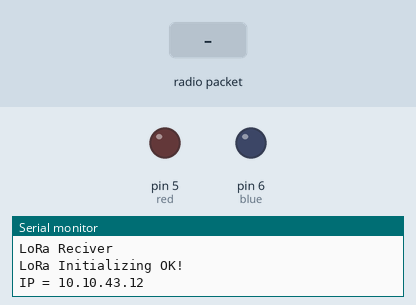
Bench run of a sketch on a simulated Arduino Uno, built for the host (arithmetic inside an expression is 32-bit, double 64-bit). Parts: output pins drawn as LEDs (lit = HIGH), the last lines printed to the serial monitor. The inputs (shaded band) are chosen by the test bench. WiFi joins after 1.5 s; servers stay silent unless stated; uploads are accepted with an empty reply; no radio packets arrive unless stated.

Above: at 1.2 s.
1.3 s: radio packet "a" arrives
At 3.5 s:
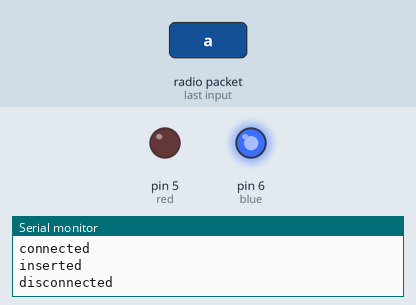
3.8 s: radio packet "b" arrives
Timing chart, 0 to 11.5 s (numbered marks = the images above; inputs shaded):
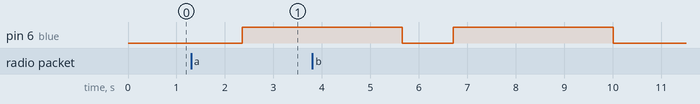

The sketch:

reciver_lora_with_ethernet.ino
```cpp
//this id done by gowthamg212@gmail.com
#include <SPI.h>
#include <LoRa.h>
#define ss 3
#define rst 9
#define dio0 2
String b1, b2, b3, b4, b5, b6, b7, b8, b9, b10;
int b11, b21, b31, b41, b51, b61, b71, b81, b91;
#include <Ethernet.h>
byte mac[] = { 0xAE, 0xAD, 0xDE, 0xEF, 0xEE, 0xED };
IPAddress dnServer(192, 168, 30, 202);
// the router's gateway address:
IPAddress gateway(10, 10, 40, 1);
// the subnet:
IPAddress subnet(255, 255, 252, 0);
IPAddress ip(10, 10, 43, 12);
byte serv[] = {121, 200, 55, 62} ; //Enter the IPv4 address //outer ip bit
//byte serv[] = {172, 16, 5, 233} ; //Enter the IPv4 address // inner ip bit
//byte serv[] = {10, 10, 110, 32} ; //Enter the IPv4 address // local host
EthernetClient cliente;
int counter = 0;
void(* resetFunc) (void) = 0;
void setup() {
  Serial.begin(9600);
  pinMode(5, OUTPUT); //red
  pinMode(6, OUTPUT); //blue

  while (!Serial);
  Serial.println("LoRa Reciver");

  //setup LoRa transceiver module
  LoRa.setPins(ss, rst, dio0);

  //replace the LoRa.begin(---E-) argument with your location's frequency
  //433E6 for Asia
  //866E6 for Europe
  //915E6 for North America
  while (!LoRa.begin(867E6)) {
    Serial.println(".");
    delay(500);
  }
  // Change sync word (0xF3) to match the receiver
  // The sync word assures you don't get LoRa messages from other LoRa transceivers
  // ranges from 0-0xFF
  LoRa.setTxPower(14, 148);
  LoRa.setSpreadingFactor(9);
  LoRa.setSignalBandwidth(125E3);
  LoRa.setCodingRate4(8);
  LoRa.setPreambleLength(8);
  LoRa.setSyncWord(0xF3);
  Serial.println("LoRa Initializing OK!");
  Ethernet.begin(mac, ip, dnServer, gateway);
  //Ethernet.begin(mac);
  //  //print out the IP address
  Serial.print("IP = ");
  Serial.println(Ethernet.localIP());
}

void loop() {
  int packetSize = LoRa.parsePacket();
digitalWrite(6, LOW); //blue
  if (packetSize) {
    // received a packet
    Serial.println("Received packet '");

    // read packet
    while (LoRa.available()) {
      String a = LoRa.readString();
      int a1 = a.indexOf("a");
      int a2 = a.indexOf("b");
      int a3 = a.indexOf("c");
      int a4 = a.indexOf("d");
      int a5 = a.indexOf("e");
      int a6 = a.indexOf("f");
      int a7 = a.indexOf("g");
      int a8 = a.indexOf("h");
      int a9 = a.indexOf("i");
      int a10 = a.indexOf("j");
      int a11 = a.indexOf("k");
      int a12 = a.indexOf("l");
      int a13 = a.indexOf("m");
      int a14 = a.indexOf("n");
      int a15 = a.indexOf("o");
      int a16 = a.indexOf("p");
      int a17 = a.indexOf("q");
      int a18 = a.indexOf("r");
      int a19 = a.indexOf("s");
      int a20 = a.indexOf("t");


      b1 = a.substring(a1 + 1, a2);
      b2 = a.substring(a3 + 1, a4);
      b3 = a.substring(a5 + 1, a6);
      b4 = a.substring(a7 + 1, a8);
      b5 = a.substring(a9 + 1, a10);
      b6 = a.substring(a11 + 1, a12);
      b7 = a.substring(a13 + 1, a14);
      b8 = a.substring(a15 + 1, a16);
      b9 = a.substring(a17 + 1, a18);
      b10 = a.substring(a19 + 1, a20);

      Serial.print("pt100 = ");
      Serial.println(b1);
      Serial.print("dalls = ");
      Serial.println(b2);
      Serial.print("tsl   = ");
      Serial.println(b3);
      Serial.print("humi  = ");
      Serial.println(b4);
      Serial.print("dust  = ");
      Serial.println(b5);
      Serial.print("bme280   = ");
      Serial.println(b6);
      Serial.print("ct    = ");
      Serial.println(b7);
      Serial.print("ktype = ");
      Serial.println(b8);
      Serial.print("ktyp1 = ");
      Serial.println(b9);
      Serial.print("bme680  = ");
      Serial.println(b10);
      digitalWrite(6, HIGH); //blue
      digitalWrite(5, LOW); //red


      if (cliente.connect(serv, 80)) { //Connecting at the IP address and port we saved before
        Serial.println("connected");
        //-------------------------------------
        //sending to ragav's local server - (10.10.110.32)
        //cliente.print("GET /rstahl/copies-for-sql-server/insert.php?"); //Connecting and Sending values to database
        //-------------------------------------
        //sending to ADC's server - (172.16.5.233)
        cliente.print("GET /projects/rstahl/copies-for-sql-server/insert.php?"); //Connecting and Sending values to database
        //-------------------------------------
        cliente.print("temperature=");
        cliente.print(b2);
        cliente.print("&current=");
        cliente.print(b7);
        cliente.print("&humidity=");
        cliente.print(b4);
        cliente.print("&pressure=");
        cliente.print(b6);
        cliente.print("&dust=");
        cliente.print(b5);
        cliente.print("&lux=");
        cliente.print(b3);
        cliente.print("&pt100=");
        cliente.print(b1);
        cliente.print("&ktype=");
        cliente.print(b8);
        cliente.print("&ktype1=");
        cliente.print(b9);
        cliente.print("&pressure1=");
        cliente.println(b10);
        //cliente.println();
        Serial.println("inserted");
        while (cliente.connected()) {
          if (cliente.available()) {
            // read an incoming byte from the server and print it to serial monitor:
            char c = cliente.read();
            Serial.print(c);
          }
        }
        Serial.println();
        counter = 0;
        cliente.stop();
        Serial.println("disconnected");

      }
      else {
        // if you didn't get a connection to the server:
        Serial.println("connection failed");
        digitalWrite(5, HIGH);
        Serial.print("counter:");
        counter++;
        Serial.println(counter);
        if (counter == 10) {
          resetFunc();
        }

      }


      delay(3000);

    }

  }


}
```

Measured:
- after the input at 1.3 s, pin 6 (blue): LOW → HIGH after 1.1 s
